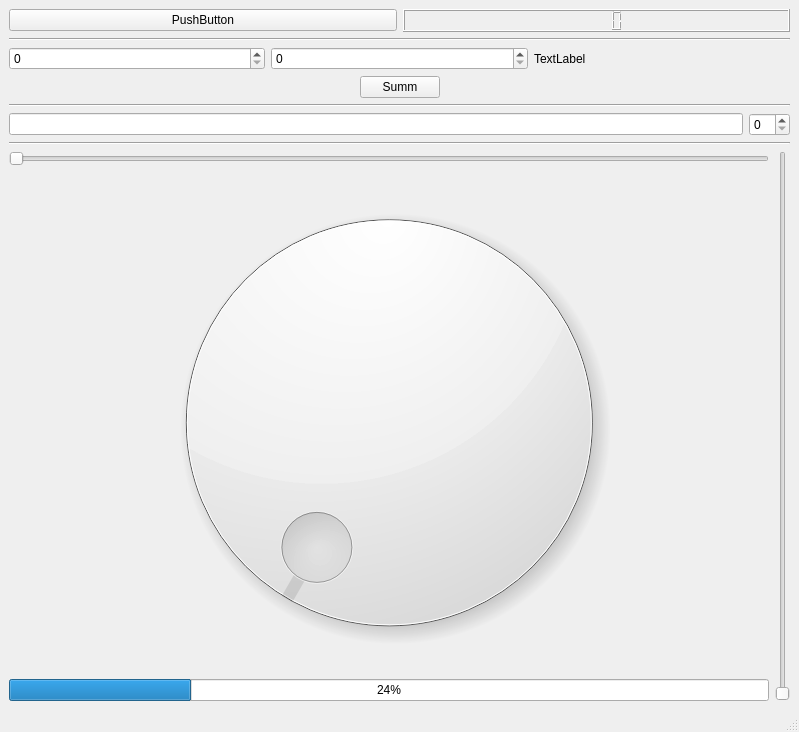
<?xml version="1.0" encoding="UTF-8"?>
<ui version="4.0">
 <class>MainWindow</class>
 <widget class="QMainWindow" name="MainWindow">
  <property name="geometry">
   <rect>
    <x>0</x>
    <y>0</y>
    <width>799</width>
    <height>732</height>
   </rect>
  </property>
  <property name="windowTitle">
   <string>MainWindow</string>
  </property>
  <widget class="QWidget" name="centralwidget">
   <layout class="QVBoxLayout" name="verticalLayout_3">
    <item>
     <layout class="QHBoxLayout" name="horizontalLayout">
      <item>
       <widget class="QPushButton" name="pushButton">
        <property name="text">
         <string>PushButton</string>
        </property>
       </widget>
      </item>
      <item>
       <widget class="QLCDNumber" name="lcdNumber"/>
      </item>
     </layout>
    </item>
    <item>
     <widget class="Line" name="line">
      <property name="orientation">
       <enum>Qt::Orientation::Horizontal</enum>
      </property>
     </widget>
    </item>
    <item>
     <layout class="QVBoxLayout" name="verticalLayout">
      <item>
       <layout class="QHBoxLayout" name="horizontalLayout_2">
        <item>
         <widget class="QSpinBox" name="value_1"/>
        </item>
        <item>
         <widget class="QSpinBox" name="value_2"/>
        </item>
        <item>
         <widget class="QLabel" name="l_result">
          <property name="text">
           <string>TextLabel</string>
          </property>
         </widget>
        </item>
       </layout>
      </item>
      <item>
       <layout class="QHBoxLayout" name="horizontalLayout_3">
        <item>
         <spacer name="horizontalSpacer">
          <property name="orientation">
           <enum>Qt::Orientation::Horizontal</enum>
          </property>
          <property name="sizeHint" stdset="0">
           <size>
            <width>40</width>
            <height>20</height>
           </size>
          </property>
         </spacer>
        </item>
        <item>
         <widget class="QPushButton" name="b_summ">
          <property name="text">
           <string>Summ</string>
          </property>
         </widget>
        </item>
        <item>
         <spacer name="horizontalSpacer_2">
          <property name="orientation">
           <enum>Qt::Orientation::Horizontal</enum>
          </property>
          <property name="sizeHint" stdset="0">
           <size>
            <width>40</width>
            <height>20</height>
           </size>
          </property>
         </spacer>
        </item>
       </layout>
      </item>
     </layout>
    </item>
    <item>
     <widget class="Line" name="line_2">
      <property name="orientation">
       <enum>Qt::Orientation::Horizontal</enum>
      </property>
     </widget>
    </item>
    <item>
     <layout class="QHBoxLayout" name="horizontalLayout_4">
      <item>
       <widget class="QLineEdit" name="le_string"/>
      </item>
      <item>
       <widget class="QSpinBox" name="sb_charsAmount"/>
      </item>
     </layout>
    </item>
    <item>
     <widget class="Line" name="line_3">
      <property name="orientation">
       <enum>Qt::Orientation::Horizontal</enum>
      </property>
     </widget>
    </item>
    <item>
     <layout class="QHBoxLayout" name="horizontalLayout_5">
      <item>
       <layout class="QVBoxLayout" name="verticalLayout_2">
        <item>
         <widget class="QSlider" name="horizontalSlider">
          <property name="orientation">
           <enum>Qt::Orientation::Horizontal</enum>
          </property>
         </widget>
        </item>
        <item>
         <widget class="QDial" name="dial"/>
        </item>
        <item>
         <widget class="QProgressBar" name="progressBar">
          <property name="value">
           <number>24</number>
          </property>
         </widget>
        </item>
       </layout>
      </item>
      <item>
       <widget class="QSlider" name="verticalSlider">
        <property name="orientation">
         <enum>Qt::Orientation::Vertical</enum>
        </property>
       </widget>
      </item>
     </layout>
    </item>
   </layout>
  </widget>
  <widget class="QMenuBar" name="menubar">
   <property name="geometry">
    <rect>
     <x>0</x>
     <y>0</y>
     <width>799</width>
     <height>22</height>
    </rect>
   </property>
  </widget>
  <widget class="QStatusBar" name="statusbar"/>
 </widget>
 <resources/>
 <connections/>
</ui>
